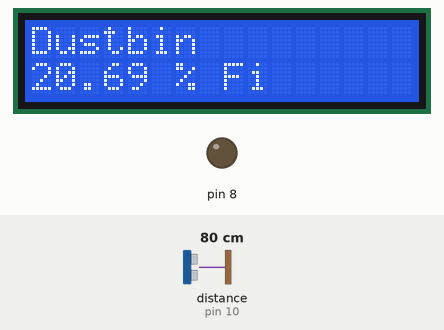
This sketch was run on a simulated Arduino Uno, built with avr-gcc and run on an emulated ATmega328P. Parts: 16×2 character LCD, output pins drawn as LEDs (lit = HIGH). Wiring (inferred from the names in the program): ultrasonic range finder: trigger pin 11; echo pin 10. The inputs (shaded band) are chosen by the test bench; at power-on: distance to the obstacle (sensor on pin 10) 80 cm. The echo pulse lasts 58.3 µs per cm; pins used as bus, display or sensor lines are not drawn; what the sketch prints to the serial monitor is not drawn.

Above: at 1.2 s.
1.3 s: distance to the obstacle (sensor on pin 10) set to 2 cm
At 2.1 s:
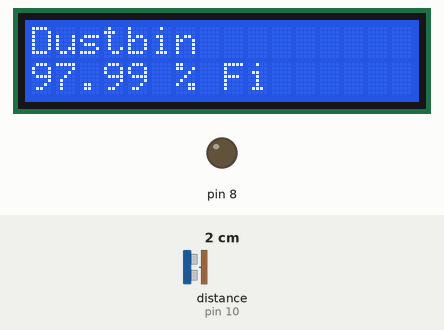
4.4 s: distance to the obstacle (sensor on pin 10) set to 35 cm
At 5.2 s:
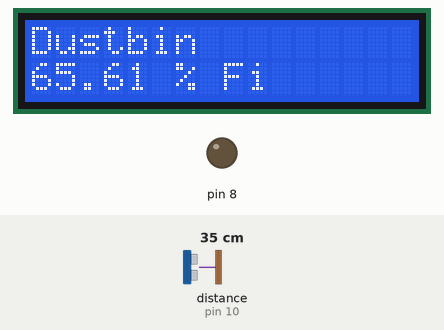
7.5 s: distance to the obstacle (sensor on pin 10) set to 4 cm
At 7.9 s:
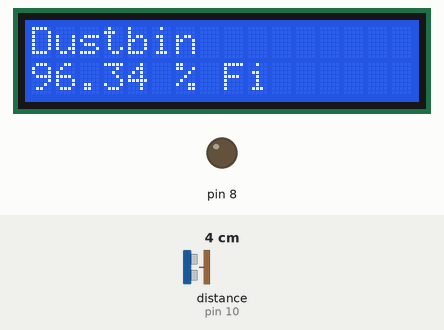
Timing chart, 0 to 10.5 s (numbered marks = the images above; inputs shaded):
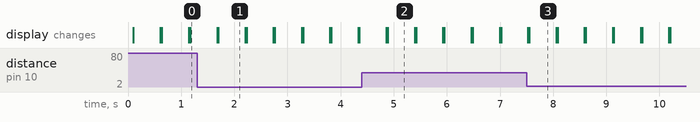

The sketch:

dustbin_.ino
```cpp
#include <Wire.h>
#include <LiquidCrystal_I2C.h>

// Set the LCD address to 0x27 for a 16 chars and 2 line display
LiquidCrystal_I2C lcd(0x27, 16, 2);

#define trigPin 11
#define echoPin 10
float dustBinHeight = 100.0;

void setup() {
  Serial.begin (9600);
  lcd.begin();
  lcd.backlight();
  //lcd.print("Hello, world!");

  pinMode(trigPin, OUTPUT);
  pinMode(echoPin, INPUT);
  pinMode(8, OUTPUT);
}

void loop() {
//  float duration, distance;
//  digitalWrite(trigPin, LOW);
//  delayMicroseconds(2);
//
//  digitalWrite(trigPin, HIGH);
//  delayMicroseconds(10);
//  digitalWrite(trigPin, LOW);
//
//  duration = pulseIn(echoPin, HIGH);
//  distance = (duration / 2) * 0.0344;
//
//  if //(distance >= 400 || distance <= 2)
//    (distance <=10)
//  {
//    //Serial.print("Distance = ");
//    //Serial.println("Out of range");
//    digitalWrite(8,HIGH);
//  }
//  else {
//    Serial.print("Distance = ");
//    Serial.print(distance);
//    Serial.println(" cm");
//    delay(500);
//    digitalWrite(8,LOW);
//  }
Serial.println("Percent");
measureDustbinHeightPercent();
  delay(500);
}
void measureDustbinHeightPercent(){
  float duration, distance ;
  lcd.clear();
  lcd.setCursor(0,0);

  digitalWrite(trigPin, LOW);
  delayMicroseconds(2);

  digitalWrite(trigPin, HIGH);
  delayMicroseconds(10);
  digitalWrite(trigPin, LOW);

  duration = pulseIn(echoPin, HIGH);
  distance = duration * 0.034 / 2.0;

  if(distance > dustBinHeight){
    Serial.print(distance);
    Serial.println(" TOO MUCH DISTANCE");
    return ;
  }
  Serial.print("Distance Now");
  Serial.println(distance);

  float fillUpPercentage = ((dustBinHeight - distance) * 100 ) / dustBinHeight ;
  Serial.print("Percent Filled Up ");
  Serial.println(fillUpPercentage);
  lcd.clear();
  lcd.println("Dustbin ");
  lcd.setCursor(0,1);
  lcd.print(fillUpPercentage);
  lcd.println(" % Fi ");

}
```

Measured:
- after the input at 1.3 s, the display: first differs from a run without the input after 0.40 s (image 1)
- after the input at 4.4 s, the display: first differs from a run without the input after 0.49 s (image 2)
- what the display in image 1 shows lasts 0.5 s, from 1.7 s to 2.2 s
